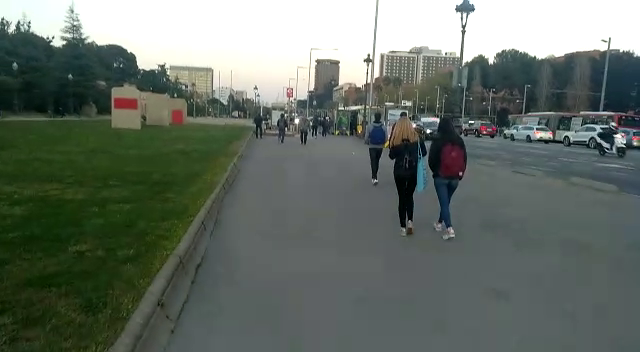
#> input picture frame 13 of Week4/Video_non-stabilised.mp4, 640 x 352 px
$ python stab.py
#> lines starting #> are read from the running program, lines starting #| are printed output that depends on the picture
# https://www.learnopencv.com/video-stabilization-using-point-feature-matching-in-opencv/

# === Step 1 : Set Input and Output Videos

# Import numpy and OpenCV
import numpy as np
import cv2

# Read input video
cap = cv2.VideoCapture('Video_non-stabilised.mp4');

# Get frame count
n_frames = int(cap.get(cv2.CAP_PROP_FRAME_COUNT))

# Get width and height of video stream
w = int(cap.get(cv2.CAP_PROP_FRAME_WIDTH))
h = int(cap.get(cv2.CAP_PROP_FRAME_HEIGHT))
fps = 1
# Define the codec for output video
fourcc = cv2.VideoWriter_fourcc(*'MJPG')

# Set up output video
out = cv2.VideoWriter('Video_stabilised.mp4', fourcc, fps, (w, h))

# === Step 2: Read the first frame and convert it to grayscale

# Read first frame
_, prev = cap.read()
#> prev is the input picture: shape (352, 640, 3); mean B, G, R 103.2, 111.7, 102.4

# Convert frame to grayscale
prev_gray = cv2.cvtColor(prev, cv2.COLOR_BGR2GRAY)
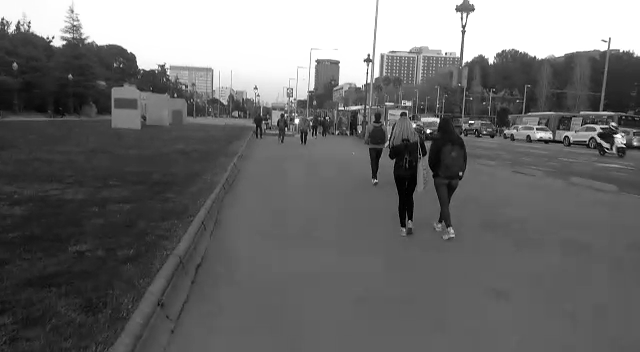
#> prev_gray: shape (352, 640); min 0, max 255, mean 107.9

# ===  Step 3: Find motion between frames
# ==> 3.1 Good Features to Track
# ==> 3.2 Lucas-Kanade Optical Flow
# ==> 3.3 Estimate Motion

# Pre-define transformation-store array
transforms = np.zeros((n_frames-1, 3), np.float32)

for i in range(n_frames-2):
  # Detect feature points in previous frame
  prev_pts = cv2.goodFeaturesToTrack(prev_gray,
                                     maxCorners=200,
                                     qualityLevel=0.01,
                                     minDistance=30,
                                     blockSize=3)

  # Read next frame
  success, curr = cap.read()
  if not success:
    break

  # Convert to grayscale
  curr_gray = cv2.cvtColor(curr, cv2.COLOR_BGR2GRAY)

  # Calculate optical flow (i.e. track feature points)
  curr_pts, status, err = cv2.calcOpticalFlowPyrLK(prev_gray, curr_gray, prev_pts, None)

  # Sanity check
  assert prev_pts.shape == curr_pts.shape

  # Filter only valid points
  idx = np.where(status==1)[0]
  prev_pts = prev_pts[idx]
  curr_pts = curr_pts[idx]

  #Find transformation matrix
  m = cv2.estimateAffinePartial2D(prev_pts, curr_pts) #will only work with OpenCV-3 or less
  m= m[0]
  # Extract traslation
  dx = m[0,2]
  dy = m[1,2]

  # Extract rotation angle
  da = np.arctan2(m[1,0], m[0,0])

  # Store transformation
  transforms[i] = [dx,dy,da]

  # Move to next frame
  prev_gray = curr_gray

  print("Frame: " + str(i) +  "/" + str(n_frames) + " -  Tracked points : " + str(len(prev_pts)))

# === Step 4: Calculate smooth motion between frames
# ==> Step 4.1 : Calculate trajectory

# Compute trajectory using cumulative sum of transformations
trajectory = np.cumsum(transforms, axis=0)

# ==> Step 4.2 : Calculate smooth trajectory

def movingAverage(curve, radius):
  window_size = 2 * radius + 1
  # Define the filter
  f = np.ones(window_size)/window_size
  # Add padding to the boundaries
  curve_pad = np.lib.pad(curve, (radius, radius), 'edge')
  # Apply convolution
  curve_smoothed = np.convolve(curve_pad, f, mode='same')
  # Remove padding
  curve_smoothed = curve_smoothed[radius:-radius]
  # return smoothed curve
  return curve_smoothed

def smooth(trajectory):
  smoothed_trajectory = np.copy(trajectory)
  SMOOTHING_RADIUS = 3
  # Filter the x, y and angle curves
  for i in range(3):
    smoothed_trajectory[:,i] = movingAverage(trajectory[:,i], radius=SMOOTHING_RADIUS)

  return smoothed_trajectory

# Compute trajectory using cumulative sum of transformations
trajectory = np.cumsum(transforms, axis=0)

# Smooth trajectory using moving average filter
smoothed_trajectory = smooth(trajectory);

# ==> Step 4.3 : Calculate smooth transforms

# Calculate difference in smoothed_trajectory and trajectory
difference = smoothed_trajectory - trajectory

# Calculate newer transformation array
transforms_smooth = transforms + difference

# === Step 5: Apply smoothed camera motion to frames

#  ==> Step 5.1 : Fix border artifacts

def fixBorder(frame):
  s = frame.shape
  # Scale the image 4% without moving the center
  T = cv2.getRotationMatrix2D((s[1]/2, s[0]/2), 0, 1.04)
  frame = cv2.warpAffine(frame, T, (s[1], s[0]))
  return frame

# === setp5:

# Reset stream to first frame
cap.set(cv2.CAP_PROP_POS_FRAMES, 0)

# Write n_frames-1 transformed frames
for i in range(n_frames-2):
  # Read next frame
  success, frame = cap.read()
  if not success:
    break

  # Extract transformations from the new transformation array
  dx = transforms_smooth[i,0]
  dy = transforms_smooth[i,1]
  da = transforms_smooth[i,2]

  # Reconstruct transformation matrix accordingly to new values
  m = np.zeros((2,3), np.float32)
  m[0,0] = np.cos(da)
  m[0,1] = -np.sin(da)
  m[1,0] = np.sin(da)
  m[1,1] = np.cos(da)
  m[0,2] = dx
  m[1,2] = dy

  # Apply affine wrapping to the given frame
  frame_stabilized = cv2.warpAffine(frame, m, (w,h))

  # Fix border artifacts   --> coment this line to see the black border thing
  frame_stabilized = fixBorder(frame_stabilized)

  # Write the frame to the file
  frame_out = cv2.hconcat([frame, frame_stabilized])

  # If the image is too big, resize it.
  if(frame_out.shape[1] < 1920):
    frame_out = cv2.resize(frame_out, (round(frame_out.shape[1]/2), round(frame_out.shape[0]/2)));

  cv2.imshow("Before and After", frame_out)
  cv2.waitKey(10)
  out.write(frame_out)

$ run again, starting later in the video
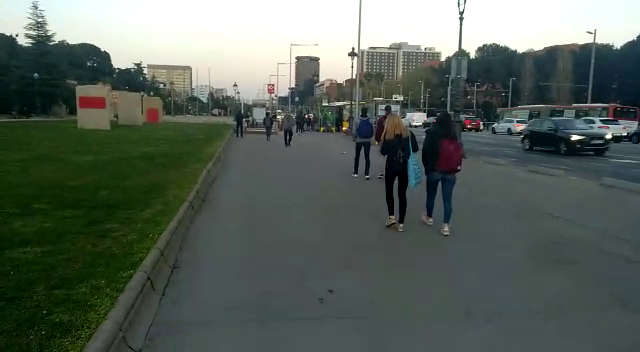
#> input picture frame 58 of Week4/Video_non-stabilised.mp4, 640 x 352 px
#> prev is the input picture: shape (352, 640, 3); mean B, G, R 91.2, 99.3, 89.3

$ run again, starting later in the video
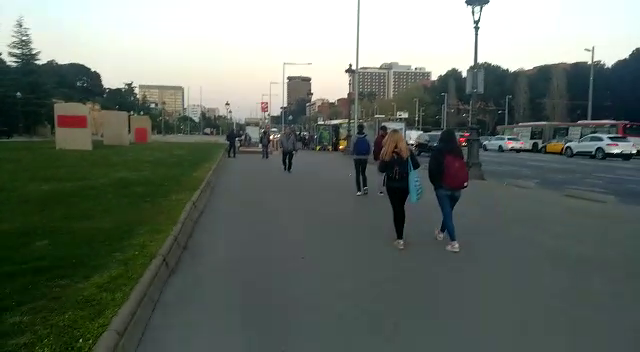
#> input picture frame 104 of Week4/Video_non-stabilised.mp4, 640 x 352 px
#> prev is the input picture: shape (352, 640, 3); mean B, G, R 101.6, 109.7, 100.4
#> the loop `for i in range(n_frames-2):` made 27 passes
#> (dx, dy, da) on passes 1 to 5: (4.74, -6.55, -0.000223), (0.858, -11.88, -0.00146), (4.44, -6.52, -0.0053), (2.59, 1.49, -0.00741), (-4.23, -1.46, -0.00557)
#> (printed output is left out)
#> after the loop `for i in range(n_frames-2):`: transforms = 130 rows, first 8: [4.74, -6.55, -0.000223], [0.858, -11.88, -0.00146], [4.44, -6.52, -0.0053], [2.59, 1.49, -0.00741], [-4.23, -1.46, -0.00557], [-2.12, 0.136, 0.0025], [2.66, -4.08, 0.00591], [-1.33, -6.74, 0.0137]
#> trajectory = 130 rows, first 8: [4.74, -6.55, -0.000223], [5.6, -18.43, -0.00168], [10.04, -24.96, -0.00699], [12.63, -23.46, -0.0144], [8.4, -24.92, -0.02], [6.28, -24.79, -0.0175], [8.94, -28.87, -0.0116], [7.61, -35.62, 0.00213]
#> in smooth, `smoothed_trajectory = np.copy(trajectory)`: smoothed_trajectory has the same summary as trajectory outside smooth
#> after the loop in smooth, `for i in range(3):`: smoothed_trajectory = 130 rows, first 8: [6.75, -13.3, -0.00342], [7.27, -15.92, -0.00624], [7.49, -18.52, -0.00871], [8.09, -21.71, -0.0103], [8.5, -25.86, -0.00999], [7.94, -27.5, -0.00874], [7.09, -27.43, -0.00626], [6.55, -26.56, -0.00197]
#> difference = 130 rows, first 8: [2.01, -6.74, -0.0032], [1.67, 2.51, -0.00456], [-2.55, 6.43, -0.00172], [-4.54, 1.75, 0.00407], [0.0986, -0.942, 0.00998], [1.67, -2.71, 0.00872], [-1.86, 1.44, 0.00529], [-1.06, 9.05, -0.0041]
#> transforms_smooth = 130 rows, first 8: [6.75, -13.3, -0.00342], [2.53, -9.37, -0.00602], [1.89, -0.0903, -0.00702], [-1.95, 3.25, -0.00334], [-4.13, -2.4, 0.00441], [-0.46, -2.58, 0.0112], [0.809, -2.65, 0.0112], [-2.39, 2.31, 0.00958]
